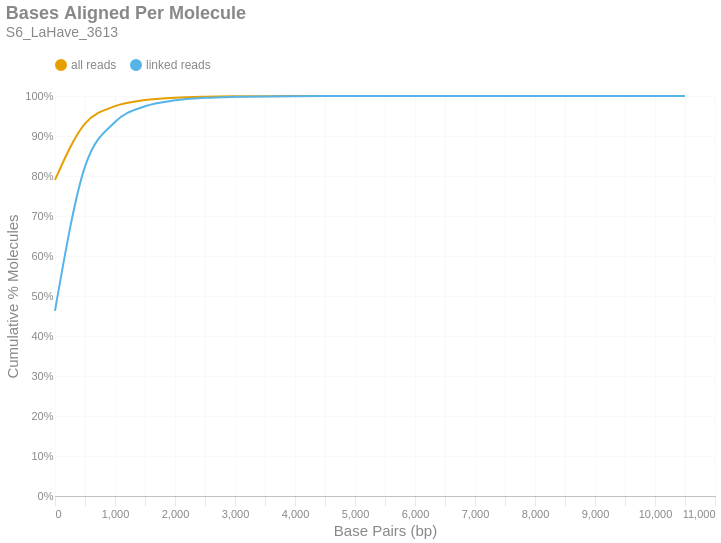

Write notebook code for a chart like this one.
### Markdown cell above
### Bases Aligned Per Molecule
This is a cumulative frequency distribution showing the number of base pairs aligned per unique molecule. These data are shown in 500 bp bins. There are two distributions: one with `all reads` (yellow) and another with only `linked reads` (blue). The percent of molecules in the `linked reads` distribution is relative to the total number of linked molecules.

### Code cell
if SKIPLR:
    print_html(f"Skipped")
else:
    binned_df = consolidated_hist(valids['aligned_bp'], mask, 500, True)
    with SafeRender(binned_df):
        (
            density_plot(binned_df, 'Bases Aligned Per Molecule', samplename, 'basesper')
            .encode(
                x=alt.X('bin:Q', title="Base Pairs (bp)").axis(tickMinStep=500).scale(padding=0),
                y=alt.Y('value:Q', title='Cumulative % Molecules')
                    .axis(format='%')
                    .scale(domain = [0,1])
                    .stack(False),
                color=alt.Color("key:N").scale(domain = ["all reads", "linked reads"]),
                tooltip = [
                    alt.Tooltip("key:N", title = "Data Type"),
                    alt.Tooltip("range_label:N", title="Bases Aligned Per Molecule"),
                    alt.Tooltip("value:Q", format = ".2%", title="% Molecules (Cum.)")
                ]
            )
        ).display()

### Figure 1 — Vega-Lite specification as saved in the notebook (floating-point values rounded to 4 significant figures)
{"width": "container", "height": 400, "config": {"title": {"anchor": "start", "dy": -15, "fontSize": 18, "color": "#888888", "subtitleColor": "#888888", "subtitleFontSize": 14}, "arc": {"fill": "#0072B2"}, "axis": {"domainColor": "#888888", "domainWidth": 0.5, "gridWidth": 0.2, "grid": false, "titleFontWeight": 400, "titleFontSize": 15, "labelFontSize": 11, "labelColor": "#888888", "tickColor": "#888888", "tickWidth": 0.2, "titleColor": "#888888"}, "axisBand": {"grid": false}, "axisX": {"grid": true, "tickSize": 10, "domainCap": "round"}, "axisY": {"domain": false, "grid": true, "tickSize": 0, "domainCap": "round"}, "background": "transparent", "header": {"labelFontSize": 15, "labelColor": "#888888", "titleFontSize": 15, "titleFontWeight": 600, "titleColor": "#888888"}, "legend": {"labelFont": "sans-serif", "labelFontSize": 12, "labelColor": "#888888", "symbolSize": 100, "symbolType": "circle", "titleFontSize": 12, "titlePadding": 10, "titleColor": "#888888", "title": null, "orient": "top"}, "range": {"category": ["#E69F00", "#56B4E9", "#009E73", "#F0E442", "#0072B2", "#D55E00", "#CC79A7", "#000000"], "diverging": ["#cfe8f3", "#a2d4ec", "#73bfe2", "#46abdb", "#1696d2", "#12719e"]}, "area": {"fill": "#0072B2", "fillOpacity": 0.7, "line": true, "strokeOpacity": 0.7}, "line": {"color": "#0072B2", "stroke": "#0072B2", "strokeWidth": 2}, "trail": {"color": "#0072B2", "stroke": "#0072B2", "strokeWidth": 0, "size": 1}, "point": {"filled": true, "fillOpacity": 1.0, "size": 95}, "text": {"color": "#888888", "fontSize": 11, "align": "right", "fontWeight": 400, "size": 11}, "bar": {"fill": "#0072B2", "stroke": null}, "view": {"stroke": null, "continuousWidth": 660, "continuousHeight": 400}}, "data": {"name": "data-f96fe8383f98b5b5e0e07ef147cdda5f"}, "mark": {"type": "line", "interpolate": "monotone", "point": {"opacity": 0, "size": 275}}, "encoding": {"color": {"field": "key", "scale": {"domain": ["all reads", "linked reads"]}, "type": "nominal"}, "tooltip": [{"field": "key", "title": "Data Type", "type": "nominal"}, {"field": "range_label", "title": "Bases Aligned Per Molecule", "type": "nominal"}, {"field": "value", "format": ".2%", "title": "% Molecules (Cum.)", "type": "quantitative"}], "x": {"axis": {"tickMinStep": 500}, "field": "bin", "scale": {"padding": 0}, "title": "Base Pairs (bp)", "type": "quantitative"}, "y": {"axis": {"format": "%"}, "field": "value", "scale": {"domain": [0, 1]}, "stack": false, "title": "Cumulative % Molecules", "type": "quantitative"}}, "params": [{"name": "param_c36ac31b6afebe62", "select": {"type": "point", "fields": ["key"]}, "bind": "legend"}], "title": {"text": "Bases Aligned Per Molecule", "subtitle": "S6_LaHave_3613"}, "transform": [{"fold": ["all reads (cumsum)", "linked reads (cumsum)"]}, {"calculate": "replace(datum.key, ' (cumsum)', '')", "as": "key"}, {"filter": {"param": "param_c36ac31b6afebe62"}}], "usermeta": {"embedOptions": {"downloadFileName": "S6_LaHave_3613.basesper"}}, "$schema": "https://vega.github.io/schema/vega-lite/v6.1.0.json", "datasets": {"data-f96fe8383f98b5b5e0e07ef147cdda5f": [{"bin": "0.0", "interval": "0.0-500.0", "all reads": 0.7903, "linked reads": 0.4632, "all reads (cumsum)": 0.7903, "linked reads (cumsum)": 0.4632, "range_label": "0-499"}, {"bin": "500.0", "interval": "500.0-1000.0", "all reads": 0.1408, "linked reads": 0.3603, "all reads (cumsum)": 0.9311, "linked reads (cumsum)": 0.8235, "range_label": "500-999"}, {"bin": "1000.0", "interval": "1000.0-1500.0", "all reads": 0.04352, "linked reads": 0.1115, "all reads (cumsum)": 0.9746, "linked reads (cumsum)": 0.935, "range_label": "1000-1499"}, {"bin": "1500.0", "interval": "1500.0-2000.0", "all reads": 0.01531, "linked reads": 0.03923, "all reads (cumsum)": 0.9899, "linked reads (cumsum)": 0.9742, "range_label": "1500-1999"}, {"bin": "2000.0", "interval": "2000.0-2500.0", "all reads": 0.005838, "linked reads": 0.01495, "all reads (cumsum)": 0.9958, "linked reads (cumsum)": 0.9892, "range_label": "2000-2499"}, {"bin": "2500.0", "interval": "2500.0-3000.0", "all reads": 0.002413, "linked reads": 0.006182, "all reads (cumsum)": 0.9982, "linked reads (cumsum)": 0.9953, "range_label": "2500-2999"}, {"bin": "3000.0", "interval": "3000.0-3500.0", "all reads": 0.00101, "linked reads": 0.002588, "all reads (cumsum)": 0.9992, "linked reads (cumsum)": 0.9979, "range_label": "3000-3499"}, {"bin": "3500.0", "interval": "3500.0-4000.0", "all reads": 0.0004379, "linked reads": 0.001122, "all reads (cumsum)": 0.9996, "linked reads (cumsum)": 0.9991, "range_label": "3500-3999"}, {"bin": "4000.0", "interval": "4000.0-4500.0", "all reads": 0.0001967, "linked reads": 0.0005039, "all reads (cumsum)": 0.9998, "linked reads (cumsum)": 0.9996, "range_label": "4000-4499"}, {"bin": "4500.0", "interval": "4500.0-5000.0", "all reads": 8.858e-05, "linked reads": 0.0002269, "all reads (cumsum)": 0.9999, "linked reads (cumsum)": 0.9998, "range_label": "4500-4999"}, {"bin": "5000.0", "interval": "5000.0-5500.0", "all reads": 4.25e-05, "linked reads": 0.0001089, "all reads (cumsum)": 1.0, "linked reads (cumsum)": 0.9999, "range_label": "5000-5499"}, {"bin": "5500.0", "interval": "5500.0-6000.0", "all reads": 2.098e-05, "linked reads": 5.376e-05, "all reads (cumsum)": 1.0, "linked reads (cumsum)": 1.0, "range_label": "5500-5999"}, {"bin": "6000.0", "interval": "6000.0-6500.0", "all reads": 8.367e-06, "linked reads": 2.143e-05, "all reads (cumsum)": 1.0, "linked reads (cumsum)": 1.0, "range_label": "6000-6499"}, {"bin": "6500.0", "interval": "6500.0-7000.0", "all reads": 4.648e-06, "linked reads": 1.191e-05, "all reads (cumsum)": 1.0, "linked reads (cumsum)": 1.0, "range_label": "6500-6999"}, {"bin": "7000.0", "interval": "7000.0-7500.0", "all reads": 1.727e-06, "linked reads": 4.423e-06, "all reads (cumsum)": 1.0, "linked reads (cumsum)": 1.0, "range_label": "7000-7499"}, {"bin": "7500.0", "interval": "7500.0-8000.0", "all reads": 1.062e-06, "linked reads": 2.722e-06, "all reads (cumsum)": 1.0, "linked reads (cumsum)": 1.0, "range_label": "7500-7999"}, {"bin": "8000.0", "interval": "8000.0-8500.0", "all reads": 1.594e-06, "linked reads": 4.083e-06, "all reads (cumsum)": 1.0, "linked reads (cumsum)": 1.0, "range_label": "8000-8499"}, {"bin": "8500.0", "interval": "8500.0-9000.0", "all reads": 3.984e-07, "linked reads": 1.021e-06, "all reads (cumsum)": 1.0, "linked reads (cumsum)": 1.0, "range_label": "8500-8999"}, {"bin": "9000.0", "interval": "9000.0-9500.0", "all reads": 2.656e-07, "linked reads": 6.805e-07, "all reads (cumsum)": 1.0, "linked reads (cumsum)": 1.0, "range_label": "9000-9499"}, {"bin": "9500.0", "interval": "9500.0-10000.0", "all reads": 0.0, "linked reads": 0.0, "all reads (cumsum)": 1.0, "linked reads (cumsum)": 1.0, "range_label": "9500-9999"}, {"bin": "10000.0", "interval": "10000.0-10500.0", "all reads": 0.0, "linked reads": 0.0, "all reads (cumsum)": 1.0, "linked reads (cumsum)": 1.0, "range_label": "10000-10499"}, {"bin": "10500.0", "interval": "10500.0-11000.0", "all reads": 1.328e-07, "linked reads": 3.402e-07, "all reads (cumsum)": 1.0, "linked reads (cumsum)": 1.0, "range_label": "10500-10999"}]}}
